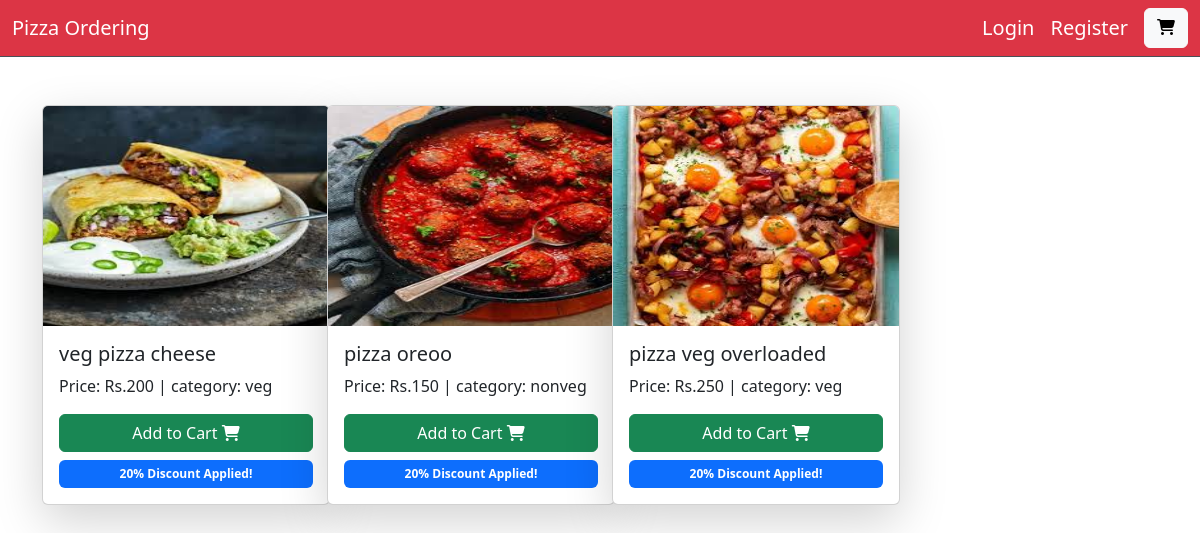
The page / on the database its author committed.
### home/models.py (models this page shows)
class BaseModel(models.Model):
    uid = models.UUIDField(default= uuid.uuid4, editable= False, primary_key= True)
    created_at = models.DateTimeField(auto_now_add= True)
    updated_at = models.DateTimeField(auto_now= True)
    class Meta:
        abstract =True

class Pizza(BaseModel):
    category = models.ForeignKey(PizzaCategory, on_delete = models.CASCADE, related_name= "pizza")
    pizza_name = models.CharField(max_length= 100)
    price = models.IntegerField(default= 100)
    images = models.ImageField(upload_to= "pizza")

class PizzaCategory(BaseModel):
    category_name = models.CharField(max_length= 100)

### home/views.py (the view)
# urls.py: 2. Add a URL to urlpatterns:  path('', views.home, name='home')
def home(request):
    pizzas = Pizza.objects.all()
    context = {'pizzas': pizzas}
    return render(request, 'home.html', context)

### home/templates/home.html
{% extends "base.html" %} {% block start %}
<div class="container mt-5">
  <div class="row">
    {% for pizza in pizzas %}
    <div class="col-md-3" >
      <div class="card shadow-lg" style="width: 18rem">
        <img
          src="/media/{{pizza.images}}"
          style="height: 220px"
          class="card-img-top"
          alt="..."
        />
        <div class="card-body">
          <h5 class="card-title">{{pizza.pizza_name}}</h5>
          <p class="card-text">
            Price: Rs.{{pizza.price}} | category:
            {{pizza.category.category_name}}
          </p>
          <div class="d-grid gap-2">
            <a href="{% url 'add_cart' pizza.uid %}" class="btn btn-success">
              Add to Cart <i class="fa-solid fa-cart-shopping"></i>
            </a>
            <span class="badge bg-primary p-2">20% Discount Applied!</span>
          </div>
        </div>
      </div>
    </div>
    {% endfor %}
  </div>
</div>
{% endblock %}

### home/templates/base.html (shortened to what this page needs)
<!doctype html>
<html lang="en">
  <head>
    <link
      href="https://cdn.jsdelivr.net/npm/bootstrap@5.3.8/dist/css/bootstrap.min.css"
      rel="stylesheet"
    />
    <link
      rel="stylesheet"
      href="https://cdnjs.cloudflare.com/ajax/libs/font-awesome/6.4.2/css/all.min.css"
    />
  </head>
  <body>
    <nav
      class="navbar bg-danger border-bottom border-body"
      data-bs-theme="dark"
    >
      <div class="container-fluid">
        <a class="navbar-brand" href="/">Pizza Ordering</a>
        <div class="d-flex">
          {% if request.user.is_authenticated %}
          <a class="btn btn-primary" href="{% url 'orders' %}">Dashboard</a>
          {% else %}
          <a class="navbar-brand" href="{% url 'login' %}">Login</a>
          <a class="navbar-brand" href="{% url 'register' %}">Register</a>
          {% endif %}
          <a class="btn btn-light" href="{% url 'cart' %}">
            <i class="fa-solid fa-cart-shopping"></i>
          </a>
        </div>
      </div>
    </nav>
    {% block start %} {% endblock %}
  </body>
</html>

### rows shown on the page
Pizza: images (picture), pizza_name "veg pizza cheese", price "200", category.category_name "veg"
Pizza: images (picture), pizza_name "pizza oreoo", price "150", category.category_name "nonveg"
Pizza: images (picture), pizza_name "pizza veg overloaded", price "250", category.category_name "veg"
